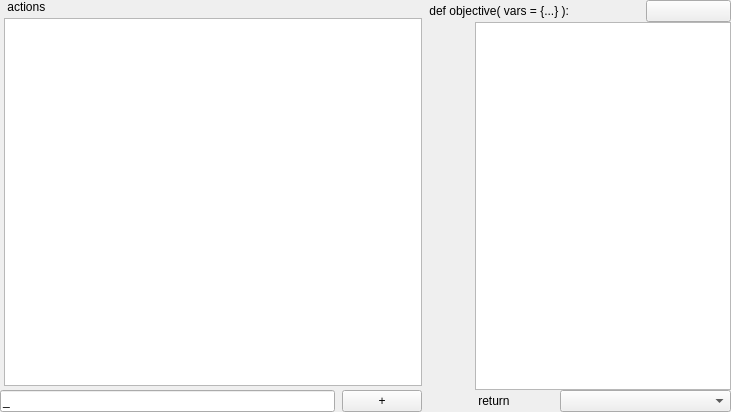
<?xml version="1.0" encoding="UTF-8"?>
<ui version="4.0">
 <class>FuncWidget</class>
 <widget class="QWidget" name="FuncWidget">
  <property name="geometry">
   <rect>
    <x>0</x>
    <y>0</y>
    <width>731</width>
    <height>412</height>
   </rect>
  </property>
  <property name="windowTitle">
   <string>Objective Function Builder</string>
  </property>
    
        <layout class="QHBoxLayout" name="hLayout_0">

          <property name="spacing">
              <number>4</number>
         </property>

         <property name="margin">
        <number>0</number>
         </property>

            <item>

              <layout class="QVBoxLayout" name="vLayout_0">
                 <item>
                  <layout class="QHBoxLayout" name="hLayout_1">
                    <item>
                      <widget class="TopicWidget" name="widget_topic">
                      </widget>
                    </item>

                    <item>
                      <layout class="QVBoxLayout" name="vLayout_1">
                        
                        <item>
                          <widget class='StyledLabel' name="func_list_header">
                              <property name="text">
                                <string> actions </string>
                              </property>
                            </widget>
                        </item>

                        <item>
                          <widget class="QListWidget" name="func_list">          
                            <property name="maximumWidth">
                              <number>150</number>
                            </property>

                          </widget>
                        </item>

                        

                      </layout>
                    </item>
                  </layout>
                </item>

                <item>
                  <layout class="QHBoxLayout" name="hLayout_2">
                    <property name="spacing">
                          <number>0</number>
                     </property>

                    <item>
                      <widget class="QLineEdit" name="assign_var">          
                        <property name="text">
                          <string>_</string>
                        </property>

                        <property name="maximumWidth">
                              <number>20</number>
                            </property>

                      </widget>
                    </item>

                    <item>
                      <widget class="StyledLabel" name="block_label">          
                        <!-- <property name="text">
                          <string>_</string>
                        </property> -->
                      </widget>
                    </item>

                    <item>
                      <widget class="QPushButton" name="add_button">          
                        <property name="text">
                          <string> + </string>
                        </property>

                        <property name="maximumWidth">
                          <number>50</number>
                        </property>
                      </widget>
                    </item>

                    


                  </layout>
                </item>

              </layout>
            </item>

            <item>

                <layout class="QGridLayout" name="gridLayout">

                      <property name="spacing">
                            <number>0</number>
                       </property>

                        <item row="0" column="0" colspan="3">
                            <widget class='StyledLabel' name="func_def">
                              <property name="text">
                                <string> def objective( vars = {...} ): </string>
                              </property>

                              <!-- <property name="maximumWidth">
                                <number>1000</number>
                              </property> -->
                            </widget>
                        </item>

                        <item row="0" column="3" colspan="1">
                            <widget class='QPushButton' name="add_script">
                              <property name="text">
                                <string></string>
                              </property>

                              <property name="maximumWidth">
                                <number>50</number>
                              </property>
                            </widget>
                        </item>


                        <item row="1" column="0" colspan="1" width="50">                         
                            <widget class='QLabel' name="tab_spacing">
                              <property name="maximumWidth">
                                <number>50</number>
                              </property>

                              <property name="minimumWidth">
                                <number>50</number>
                              </property>

                            </widget>
                        </item>


                        <item row="1" column="1" colspan="3">
                          <widget class="QListWidget" name="block_list">          
                              

                              <property name="minimumWidth">
                                <number>550</number>
                              </property>

                          </widget>
                        </item>

                        <item row="2" column="0" colspan="1">
                            <widget class='StyledLabel' name="func_ret_spacing">
                              <property name="text">
                                <string></string>
                              </property>
                            </widget>
                        </item>

                        <item row="2" column="1" colspan="1">
                            <widget class='StyledLabel' name="func_ret_label">
                              <property name="text">
                                <string> return </string>
                              </property>

                              <property name="maximumWidth">
                                <number>100</number>
                              </property>

                            </widget>
                        </item>

                        <item row="2" column="2" colspan="2">
                            <widget class='QComboBox' name="func_ret">
                              <property name="currentText">
                                <string> _____ </string>
                              </property>

                              <!-- <property name="maximumWidth">
                                <number>200</number>
                              </property> -->
                            </widget>
                        </item>

                </layout>  
                
              </item>
        </layout> 

    

  
  
 </widget>

 <customwidgets>
  <customwidget>
    <class>TopicWidget</class>
    <extends>QWidget</extends>
    <header>rqt_dyn_tune.topic_widget</header>
  </customwidget>

  <customwidget>
    <class>StyledLabel</class>
    <extends>QLabel</extends>
    <header>rqt_dyn_tune.func_widget</header>
  </customwidget>

 </customwidgets>

 <resources/>
 <connections/>
</ui>
